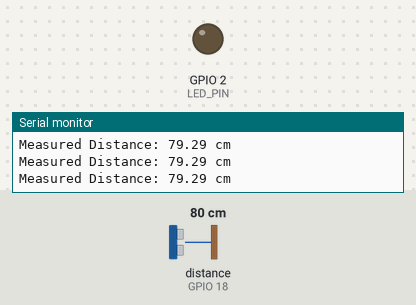
This program was run on a simulated ESP32. Parts: output pins drawn as LEDs (lit = HIGH), the last lines printed to the serial monitor. Wiring (inferred from the names in the program): ultrasonic range finder: trigger GPIO 5; echo GPIO 18. Dashed ring = blinking. The inputs (shaded band) are chosen by the test bench; at power-on: distance to the obstacle (sensor on GPIO 18) 80 cm. The echo pulse lasts 58.3 µs per cm; pins used as bus, display or sensor lines are not drawn.

Above: at 1.2 s.
1.3 s: distance to the obstacle (sensor on GPIO 18) set to 33 cm
2.8 s: distance to the obstacle (sensor on GPIO 18) set to 27 cm
At 2.93 s:
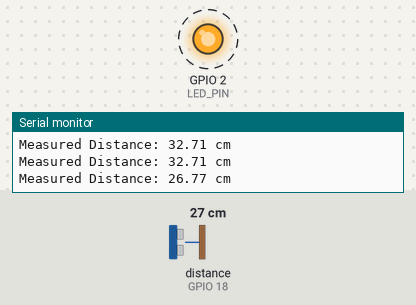
5.8 s: distance to the obstacle (sensor on GPIO 18) set to 35 cm
At 6.8 s:
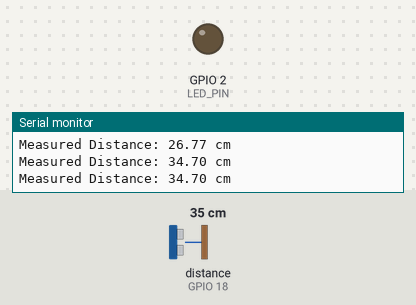
7.3 s: distance to the obstacle (sensor on GPIO 18) set to 2 cm
At 7.75 s:
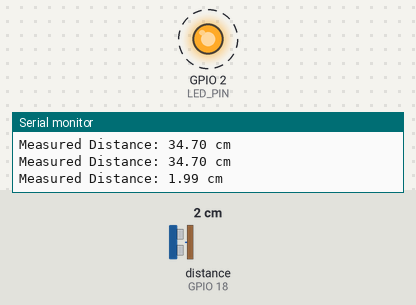
Timing chart, 0 to 11.3 s (numbered marks = the images above; inputs shaded):
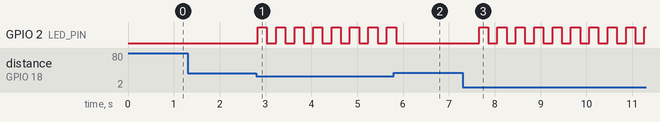

The program:

main.cpp
```cpp
#include <Arduino.h>

#define TRIG_PIN 5
#define ECHO_PIN 18
#define LED_PIN 2


float getDistanceCM() {
  digitalWrite(TRIG_PIN, LOW);
  delayMicroseconds(2);
  digitalWrite(TRIG_PIN, HIGH);
  delayMicroseconds(10);
  digitalWrite(TRIG_PIN, LOW);

  long duration = pulseIn(ECHO_PIN, HIGH, 30000);
  float distance = duration * 0.034 / 2;
  return distance;
}

void setup() {
  Serial.begin(115200);
  pinMode(TRIG_PIN, OUTPUT);
  pinMode(ECHO_PIN, INPUT);
  pinMode(LED_PIN, OUTPUT);
  digitalWrite(LED_PIN, LOW);
}

void loop() {
  float distance = getDistanceCM();
  Serial.print("Measured Distance: ");
  Serial.print(distance);
  Serial.println(" cm");

  if (distance > 0 && distance < 30) {

    digitalWrite(LED_PIN, HIGH);
    delay(200);
    digitalWrite(LED_PIN, LOW);
    delay(200);
  } else {

    digitalWrite(LED_PIN, LOW);
    delay(400);
  }
}
```

Measured:
- the behaviour switches between 31 and 30 cm on distance to the obstacle (sensor on GPIO 18) (found by bisection; images 0 and 1)
- after the input at 2.8 s, GPIO 2 (LED_PIN): alternates HIGH for 0.20 s and LOW for 0.20 s, starting at once
- after the input at 5.8 s, GPIO 2 (LED_PIN): goes on until 5.8 s, then stays LOW
- after the input at 7.3 s, GPIO 2 (LED_PIN): alternates HIGH for 0.20 s and LOW for 0.20 s, starting after 0.36 s
